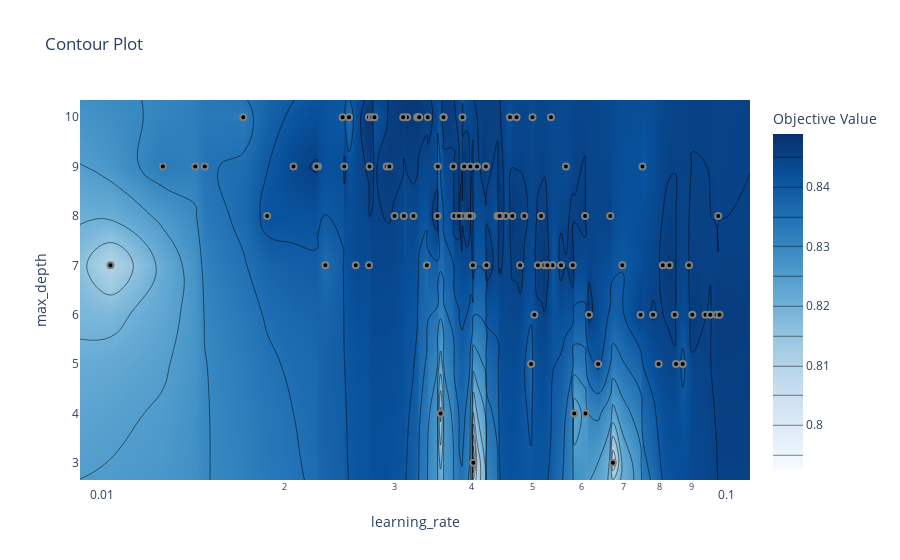

Notebook code for this chart:
### Code cell
optuna.visualization.plot_contour(study, params=["max_depth", "learning_rate"])
